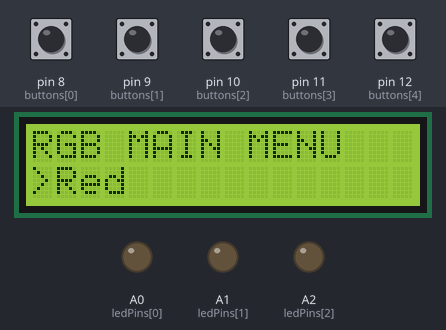
A sketch run on a simulated Arduino Uno, built with avr-gcc and run on an emulated ATmega328P. Parts: 16×2 character LCD, output pins drawn as LEDs (lit = HIGH). The inputs (shaded band) are chosen by the test bench; at power-on: pin 8 (buttons[0]), pin 9 (buttons[1]), pin 10 (buttons[2]), pin 11 (buttons[3]), pin 12 (buttons[4]) LOW. What the sketch prints to the serial monitor is not drawn.

Above: at 1.2 s.
1.3 s: pin 8 (buttons[0]) pulled HIGH for 0.15 s
At 2.0 s:
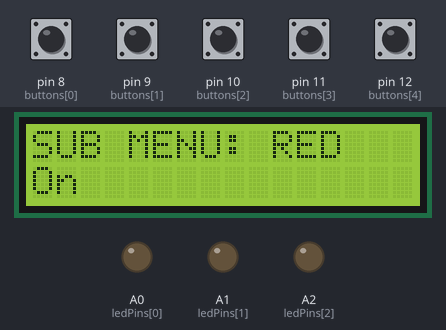
2.9 s: pin 9 (buttons[1]) pulled HIGH for 0.15 s
At 3.5 s:
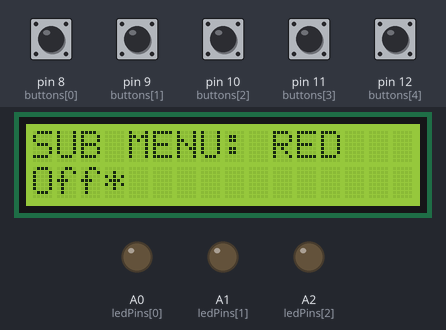
4.5 s: pin 10 (buttons[2]) pulled HIGH for 0.15 s
At 5.0 s:
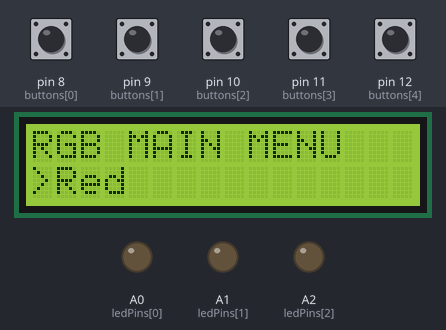
6.1 s: pin 12 (buttons[4]) pulled HIGH for 0.15 s
At 6.5 s:
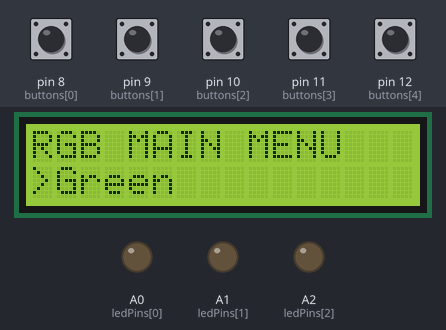
7.7 s: pin 8 (buttons[0]) pulled HIGH for 1 s
At 9.1 s:
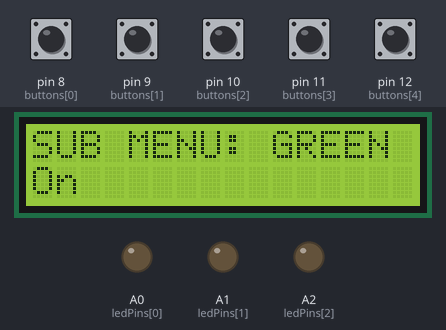
10.2 s: pin 8 (buttons[0]) pulled HIGH for 0.15 s
At 11.3 s:
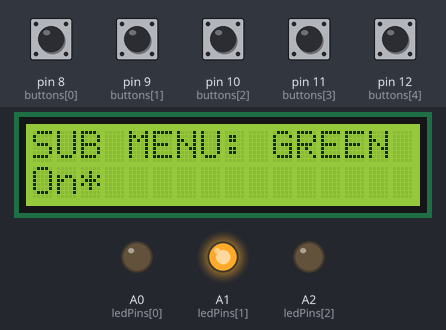
Timing chart, 0 to 12.8 s (numbered marks = the images above; inputs shaded):
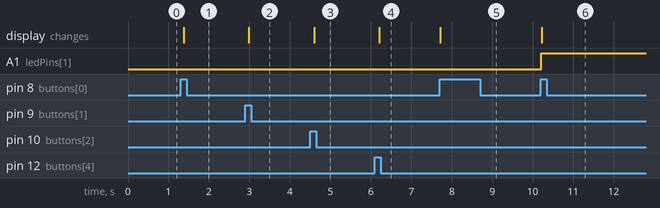

Measured:
- after the input at 1.3 s, the display: changes after 0.08 s (image 1)
- after the input at 2.9 s, the display: changes after 0.09 s (image 2)
- after the input at 4.5 s, the display: changes after 0.10 s (image 3)
- after the input at 6.1 s, the display: changes after 0.10 s (image 4)
- after the input at 7.7 s, the display: changes at once (image 5)
- after the input at 10.2 s, A1 (ledPins[1]): LOW → HIGH at once; the display: changes at once (image 6)

The sketch:

2DLedMenu.ino
```cpp
#include <LiquidCrystal.h>

LiquidCrystal lcd(7, 6, 5, 4, 3, 2);

const byte ledPins[] = { A0, A1, A2 }; //r, g, b
const byte numofledpins = 3;
const byte buttons[] = { 8, 9, 10, 11, 12 }; // choose, left, down, up, right
const char btnNames[] = { 'C', 'L', 'D', 'U', 'R' };
const byte numberOfButtons = 5;
byte btnStates[] = { 0, 0, 0, 0, 0 };
byte prevBtnStates[] = { 0, 0, 0, 0, 0 };

boolean inMainMenu = true;
boolean inRMenu = false;
boolean inGMenu = false;
boolean inBMenu = false;

byte mainMenuPage = 0; // 0=RED, 1=GREEN, 2=BLUE
const byte numOfMainPages = 3;
byte rMenuPage = 0;
byte gMenuPage = 0;
byte bMenuPage = 0;
const byte numOfSubPages = 2;

boolean rLedOn = false;
boolean gLedOn = false;
boolean bLedOn = false;

void setup() {
	for (int i = 0; i < numofledpins; i++) {
		pinMode(ledPins[i], OUTPUT);
	}
	for (int i = 0; i < numberOfButtons; i++) {
		pinMode(buttons[i], INPUT);
	}
	lcd.begin(16, 2);
	lcd.clear();
	lcd.home();
	lcd.print("Loading...");
	printMainMenu();
	Serial.begin(9600);
}

void loop()
{
	char pressedButton = buttonPressed();

	switch (pressedButton) {
	case 'C': // choose - enter menu if in main menu, toggle setting if not
		Serial.println(pressedButton);
		handleChBtnClick();
		break;
	case 'L': // left - scroll left in menu
		Serial.println(pressedButton);
		if (inMainMenu) {
			mainMenuPage = (mainMenuPage + 2) % 3;
			printMainMenu();
		}
		else {
			changeSubMenu();
			printSubMenu();
		}
		break;
	case 'R': // right - scroll right in menu
		Serial.println(pressedButton);
		if (inMainMenu) {
			mainMenuPage = (mainMenuPage + 1) % 3;
			printMainMenu();
		}
		else {
			changeSubMenu();
			printSubMenu();
		}
		break;
	case 'D': // down - if not in main menu: return to main menu
		Serial.println(pressedButton);
		handleDownBtnClick();
		break;
	default:
		break;
	}


	delay(100);
}

void printMainMenu() {
	lcd.clear();
	lcd.home();
	lcd.print("RGB MAIN MENU");
	lcd.setCursor(0, 1);
	switch (mainMenuPage) {
	case 0:
		lcd.print(">Red");
		return;
	case 1:
		lcd.print(">Green");
		return;
	case 2:
		lcd.print(">Blue");
		return;
	default:
		Serial.println("Invalid main menu page value");
		return;
	}
	return;
}

void printSubMenu() {
	lcd.clear();
	lcd.home();
	lcd.print("SUB MENU: ");
	if (inRMenu) {
		lcd.print("RED");
		lcd.setCursor(0, 1);
		switch (rMenuPage) {
		case 0:
			lcd.print("On");
			if (rLedOn)
				lcd.print("*");
			break;
		case 1:
			lcd.print("Off");
			if (!rLedOn)
				lcd.print("*");
			break;
		}
	}
	else if (inGMenu) {
		lcd.print("GREEN");
		lcd.setCursor(0, 1);
		switch (gMenuPage) {
		case 0:
			lcd.print("On");
			if (gLedOn)
				lcd.print("*");
			break;
		case 1:
			lcd.print("Off");
			if (!gLedOn)
				lcd.print("*");
			break;
		}
	}
	else if (inBMenu) {
		lcd.print("BLUE");
		lcd.setCursor(0, 1);
		switch (bMenuPage) {
		case 0:
			lcd.print("On");
			if (bLedOn)
				lcd.print("*");
			break;
		case 1:
			lcd.print("Off");
			if (!bLedOn)
				lcd.print("*");
			break;
		}
	}
	return;
}

void changeSubMenu() {
	if (inRMenu) {
		rMenuPage = (rMenuPage + 1) % 2;
	}
	else if (inGMenu) {
		gMenuPage = (gMenuPage + 1) % 2;
	}
	else if (inBMenu) {
		bMenuPage = (bMenuPage + 1) % 2;
	}
	return;
}

char buttonPressed() {
	char pressedBtn = '\0';
	for (int i = numberOfButtons - 1; i >-1; i--) {
		btnStates[i] = digitalRead(buttons[i]);
		if (btnStates[i] == HIGH && btnStates[i] != prevBtnStates[i]) {
			pressedBtn = btnNames[i];
		}
		prevBtnStates[i] = btnStates[i];
	}
	return pressedBtn;
}

void handleChBtnClick() {
	if (inMainMenu) {
		inMainMenu = false;
		switch (mainMenuPage) {
		case 0:
			inRMenu = true;
			rMenuPage = 0;
			break;
		case 1:
			inGMenu = true;
			gMenuPage = 0;
			break;
		case 2:
			inBMenu = true;
			bMenuPage = 0;
			break;
		default:
			Serial.println("Invalid main menu page value");
		}
	}
	else {
		if (inRMenu) {
			switch (rMenuPage) {
			case 0:
				digitalWrite(ledPins[0], HIGH);
				rLedOn = true;
				break;
			case 1:
				digitalWrite(ledPins[0], LOW);
				rLedOn = false;
				break;
			}
		}
		else if (inGMenu) {
			switch (gMenuPage) {
			case 0:
				digitalWrite(ledPins[1], HIGH);
				gLedOn = true;
				break;
			case 1:
				digitalWrite(ledPins[1], LOW);
				gLedOn = false;
				break;
			}
		}
		else if (inBMenu) {
			switch (bMenuPage) {
			case 0:
				digitalWrite(ledPins[2], HIGH);
				bLedOn = true;
				break;
			case 1:
				digitalWrite(ledPins[2], LOW);
				bLedOn = false;
				break;
			}
		}
	}
	printSubMenu();
	return;
}

void handleDownBtnClick() {
	if (!inMainMenu) {
		inRMenu = false;
		inBMenu = false;
		inGMenu = false;
		rMenuPage = 0;
		gMenuPage = 0;
		bMenuPage = 0;
		inMainMenu = true;
		printMainMenu();
	}
}
```
